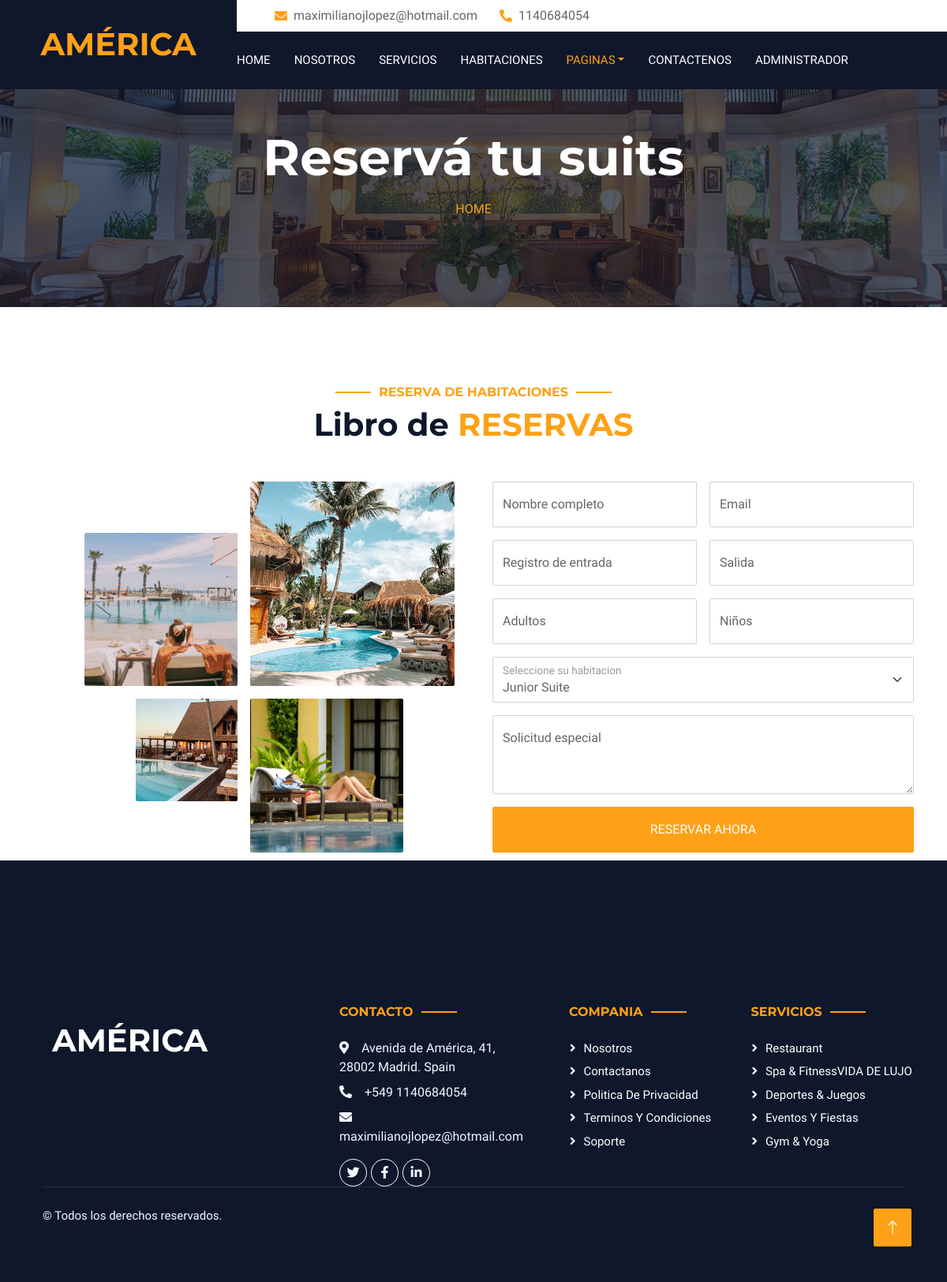
Screenshot of /booking.php with the database file from the repository.
### tables this page shows
CREATE TABLE IF NOT EXISTS tbl_configuraciones (
  id INT AUTO_INCREMENT PRIMARY KEY,
  nombre VARCHAR(255) NOT NULL,
  valor VARCHAR(255) NOT NULL
);

### booking.php (the view, shortened to what this page needs)
<?php  include("admin/bd.php");
  $sentencia= $conexion->prepare("SELECT * FROM `tbl_configuraciones`");
  $sentencia->execute();
  $lista_configuraciones=$sentencia->fetchAll(PDO::FETCH_ASSOC);
?>
<!DOCTYPE html>
<html lang="es">
<head>
    <link href="https://cdnjs.cloudflare.com/ajax/libs/font-awesome/5.10.0/css/all.min.css" rel="stylesheet">
    <link href="https://cdn.jsdelivr.net/npm/bootstrap-icons@1.4.1/font/bootstrap-icons.css" rel="stylesheet">
    <link href="lib/animate/animate.min.css" rel="stylesheet">
    <link href="lib/owlcarousel/assets/owl.carousel.min.css" rel="stylesheet">
    <link href="lib/tempusdominus/css/tempusdominus-bootstrap-4.min.css" rel="stylesheet" />
    <link href="css/bootstrap.min.css" rel="stylesheet">
    <link href="css/style.css" rel="stylesheet">
</head>
<body>
    <div class="container-xxl bg-white p-0">
        <div class="container-fluid bg-dark px-0">
            <div class="row gx-0">
                <div class="col-lg-3 bg-dark d-none d-lg-block">
                    <a href="index.html" class="navbar-brand w-100 h-100 m-0 p-0 d-flex align-items-center justify-content-center">
                        <h1 class="m-0 text-primary text-uppercase"><?php echo $lista_configuraciones[1]['valor'];?></h1>
                    </a>
                </div>
                <div class="col-lg-9">
                    <div class="row gx-0 bg-white d-none d-lg-flex">
                        <div class="col-lg-7 px-5 text-start">
                            <div class="h-100 d-inline-flex align-items-center py-2 me-4">
                                <i class="fa fa-envelope text-primary me-2"></i>
                                <p class="mb-0"><?php echo $lista_configuraciones[2]['valor'];?></p>
                            </div>
                            <div class="h-100 d-inline-flex align-items-center py-2">
                                <i class="fa fa-phone-alt text-primary me-2"></i>
                                <p class="mb-0"><?php echo $lista_configuraciones[3]['valor'];?></p>
                            </div>
                        </div>
                    </div>
                    <nav class="navbar navbar-expand-lg bg-dark navbar-dark p-3 p-lg-0">
                        <div class="collapse navbar-collapse justify-content-between" id="navbarCollapse">
                            <div class="navbar-nav mr-auto py-0">
                                <a href="pagprin.php" class="nav-item nav-link">Home</a>
                                <a href="about.php" class="nav-item nav-link">Nosotros</a>
                                <a href="service.php" class="nav-item nav-link">Servicios</a>
                                <a href="room.php" class="nav-item nav-link">Habitaciones</a>
                                <div class="nav-item dropdown">
                                    <a href="#" class="nav-link dropdown-toggle active" data-bs-toggle="dropdown">Paginas</a>
                                </div>
                                <a href="contact.php" class="nav-item nav-link">Contactenos</a>
                                <a href="login-admin" class="nav-item nav-link">Administrador</a>
                            </div>
                        </div>
                    </nav>
                </div>
            </div>
        </div>
        <div class="container-fluid page-header mb-5 p-0" style="background-image: url(img/carousel-1.jpg);">
            <div class="container-fluid page-header-inner py-5">
                <div class="container text-center pb-5">
                    <h1 class="display-3 text-white mb-3 animated slideInDown"><?php echo $lista_configuraciones[31]['valor'];?></h1>
                    <nav aria-label="breadcrumb">
                        <ol class="breadcrumb justify-content-center text-uppercase">
                            <li class="breadcrumb-item"><a href="index.php">Home</a></li>
                        </ol>
                    </nav>
                </div>
            </div>
        </div>
        <div class="container-xxl py-5">
            <div class="container">
                <div class="text-center wow fadeInUp" data-wow-delay="0.1s">
                    <h6 class="section-title text-center text-primary text-uppercase">Reserva de habitaciones</h6>
                    <h1 class="mb-5">Libro de <span class="text-primary text-uppercase">Reservas</span></h1>
                </div>
                <div class="row g-5">
                    <div class="col-lg-6">
                        <div class="row g-3">
                            <div class="col-6 text-end">
                                <img class="img-fluid rounded w-75 wow zoomIn" data-wow-delay="0.1s" src="img/about-1.jpg" style="margin-top: 25%;">
                            </div>
                            <div class="col-6 text-start">
                                <img class="img-fluid rounded w-100 wow zoomIn" data-wow-delay="0.3s" src="img/about-2.jpg">
                            </div>
                            <div class="col-6 text-end">
                                <img class="img-fluid rounded w-50 wow zoomIn" data-wow-delay="0.5s" src="img/about-3.jpg">
                            </div>
                            <div class="col-6 text-start">
                                <img class="img-fluid rounded w-75 wow zoomIn" data-wow-delay="0.7s" src="img/about-4.jpg">
                            </div>
                        </div>
                    </div>
                    <div class="col-lg-6">
                        <div class="wow fadeInUp" data-wow-delay="0.2s">
                                <div class="row g-3">
                                    <div class="col-md-6">
                                    <form action="" method="post">
                                        <div class="form-floating">
                                            <input type="text" class="form-control" name="nombrecompleto" placeholder="Nombre completo">
                                            <label for="name">Nombre completo</label>
                                        </div>
                                    </div>
                                    <div class="col-md-6">
                                        <div class="form-floating">
                                            <input type="email" class="form-control" name="correo" placeholder="Email">
                                            <label for="email">Email</label>
                                        </div>
                                    </div>
                                    <div class="col-md-6">
                                        <div class="form-floating date" id="date3" data-target-input="nearest">
                                            <input type="text" class="form-control datetimepicker-input" name="fecha_entrada" placeholder="Registro de entrada" data-target="#date3" data-toggle="datetimepicker" />
                                            <label for="checkin">Registro de entrada</label>
                                        </div>
                                    </div>
                                    <div class="col-md-6">
                                        <div class="form-floating date" id="date4" data-target-input="nearest">
                                            <input type="text" class="form-control datetimepicker-input" name="fecha_salida" placeholder="Salida" data-target="#date4" data-toggle="datetimepicker" />
                                            <label for="checkout">Salida</label>
                                        </div>
                                    </div>
                                    <div class="col-md-6">
                                        <div class="form-floating date" id="date5" data-target-input="nearest">
                                            <input type="text" class="form-control datetimepicker-input" name="adultos" placeholder="Adultos"/>
                                            <label for="checkout">Adultos</label>
                                        </div>
                                    </div>
                                    <div class="col-md-6">
                                        <div class="form-floating date" id="date6" data-target-input="nearest">
                                            <input type="text" class="form-control datetimepicker-input" name="menores" placeholder="Niños"/>
                                            <label for="checkout">Niños</label>
                                        </div>
                                    </div>
                                    <div class="col-12">
                                        <div class="form-floating">
                                            <select class="form-select" name="habitacion">
                                              <option value="Junior Suite">Junior Suite</option>
                                            </select>
                                            <label for="select3">Seleccione su habitacion</label>
                                          </div>
                                    </div>
                                    <div class="col-12">
                                        <div class="form-floating">
                                            <textarea class="form-control" placeholder="Solicitud especial" name="solicitud_especial" style="height: 100px"></textarea>
                                            <label for="message">Solicitud especial</label>
                                        </div>
                                    </div>
                                    <div class="col-12">
                                        <button type="submit" class="btn btn-primary w-100 py-3" >Reservar ahora</button>
                                    </div>
                                </div>
                        </div>
                    </div>
                </div>
            </div>
        </div>
         <div class="container newsletter mt-5 wow fadeIn" data-wow-delay="0.1s">
            <div class="row justify-content-center">
                <div class="col-lg-10 ">
                    <div class=" text-center ">
                        <div class="rounded text-center ">
                            <div class="position-relative mx-auto" style="max-width: 400px;">
                            </div>
                        </div>
                    </div>
                </div>
            </div>
        </div>
        <div class="container-fluid bg-dark text-light footer wow fadeIn" data-wow-delay="0.1s">
            <div class="container pb-5">
                <div class="row g-5">
                    <div class="col-md-6 col-lg-4">
                        <div class="p-4">
                            <a href="index.php"><h1 class="text-white text-uppercase mb-3"><?php echo $lista_configuraciones[11]['valor'];?></h1></a>
                        </div>
                    </div>
                    <div class="col-md-6 col-lg-3">
                        <h6 class="section-title text-start text-primary text-uppercase mb-4"><?php echo $lista_configuraciones[12]['valor'];?></h6>
                        <p class="mb-2"><i class="fa fa-map-marker-alt me-3"></i><?php echo $lista_configuraciones[15]['valor'];?></p>
                        <p class="mb-2"><i class="fa fa-phone-alt me-3"></i><?php echo $lista_configuraciones[16]['valor'];?></p>
                        <p class="mb-2"><i class="fa fa-envelope me-3"></i><?php echo $lista_configuraciones[17]['valor'];?></p>
                        <div class="d-flex pt-2">
                            <a class="btn btn-outline-light btn-social" href=""><i class="fab fa-twitter"></i></a>
                            <a class="btn btn-outline-light btn-social" href=""><i class="fab fa-facebook-f"></i></a>
                            <a class="btn btn-outline-light btn-social" href=""><i class="fab fa-linkedin-in"></i></a>
                        </div>
                    </div>
                    <div class="col-lg-5 col-md-12">
                        <div class="row gy-5 g-4">
                            <div class="col-md-6">
                                <h6 class="section-title text-start text-primary text-uppercase mb-4"><?php echo $lista_configuraciones[13]['valor'];?></h6>
                                <a class="btn btn-link"><?php echo $lista_configuraciones[18]['valor'];?></a>
                                <a class="btn btn-link"><?php echo $lista_configuraciones[19]['valor'];?></a>
                                <a class="btn btn-link"><?php echo $lista_configuraciones[20]['valor'];?></a>
                                <a class="btn btn-link"><?php echo $lista_configuraciones[21]['valor'];?></a>
                                <a class="btn btn-link"><?php echo $lista_configuraciones[22]['valor'];?></a>
                            </div>
                            <div class="col-md-6">
                                <h6 class="section-title text-start text-primary text-uppercase mb-4"><?php echo $lista_configuraciones[14]['valor'];?></h6>
                                <a class="btn btn-link"><?php echo $lista_configuraciones[23]['valor'];?></a>
                                <a class="btn btn-link"><?php echo $lista_configuraciones[24]['valor'];?><?php echo $lista_configuraciones[4]['valor'];?></a>
                                <a class="btn btn-link"><?php echo $lista_configuraciones[25]['valor'];?></a>
                                <a class="btn btn-link"><?php echo $lista_configuraciones[26]['valor'];?></a>
                                <a class="btn btn-link"><?php echo $lista_configuraciones[27]['valor'];?></a>
                            </div>
                        </div>
                    </div>
            </div>
            <div class="container">
                <div class="copyright">
                    <div class="row">
                        <div class="col-md-6 text-center text-md-start mb-3 mb-md-0">
                            &copy; <a class="border-bottom" href=""></a>Todos los derechos reservados.
                        </div>
                    </div>
                </div>
            </div>
        </div>
        <a href="#" class="btn btn-lg btn-primary btn-lg-square back-to-top"><i class="bi bi-arrow-up"></i></a>
    </div>
</body>
</html>

### css/style.css (style rules this page uses)
:root { --primary: #FEA116; --light: #F1F8FF; --dark: #0F172B; }
.back-to-top { position: fixed; display: none; right: 45px; bottom: 45px; z-index: 99; }
.btn { font-weight: 500; text-transform: uppercase; transition: .5s; }
.btn.btn-primary, .btn.btn-secondary { color: #FFFFFF; }
.btn-lg-square { width: 48px; height: 48px; }
.btn-square, .btn-sm-square, .btn-lg-square { padding: 0; display: flex; align-items: center; justify-content: center; font-weight: normal; border-radius: 2px; }
.navbar-dark .navbar-nav .nav-link { margin-right: 30px; padding: 25px 0; color: #FFFFFF; font-size: 15px; text-transform: uppercase; outline: none; }
.navbar-dark .navbar-nav .nav-link:hover, .navbar-dark .navbar-nav .nav-link.active { color: var(--primary); }
.page-header { background-position: center center; background-repeat: no-repeat; background-size: cover; }
.page-header-inner { background: rgba(15, 23, 43, .7); }
.section-title { position: relative; display: inline-block; }
.section-title::before { position: absolute; content: ""; width: 45px; height: 2px; top: 50%; left: -55px; margin-top: -1px; background: var(--primary); }
.section-title::after { position: absolute; content: ""; width: 45px; height: 2px; top: 50%; right: -55px; margin-top: -1px; background: var(--primary); }
.section-title.text-start::before, .section-title.text-end::after { display: none; }
.newsletter { position: relative; z-index: 1; }
.footer { position: relative; margin-top: -110px; padding-top: 180px; }
.footer .btn.btn-social { margin-right: 5px; width: 35px; height: 35px; display: flex; align-items: center; justify-content: center; color: var(--light); border: 1px solid #FFFFFF; border-radius: 35px; transition: .3s; }
.footer .btn.btn-link { display: block; margin-bottom: 5px; padding: 0; text-align: left; color: #FFFFFF; font-size: 15px; font-weight: normal; text-transform: capitalize; transition: .3s; }
.footer .btn.btn-link::before { position: relative; content: "\f105"; font-family: "Font Awesome 5 Free"; font-weight: 900; margin-right: 10px; }
.footer .copyright { padding: 25px 0; font-size: 15px; border-top: 1px solid rgba(256, 256, 256, .1); }

### rows the page displays
tbl_configuraciones: valor "AMÉRICA"
tbl_configuraciones: valor "maximilianojlopez@hotmail.com"
tbl_configuraciones: valor "1140684054"
tbl_configuraciones: valor "Reservá tu suits"
tbl_configuraciones: valor "AMÉRICA"
tbl_configuraciones: valor "CONTACTO"
tbl_configuraciones: valor "Avenida de América, 41, 28002 Madrid. Spain"
tbl_configuraciones: valor "+549 1140684054"
tbl_configuraciones: valor "maximilianojlopez@hotmail.com"
tbl_configuraciones: valor "COMPANIA"
tbl_configuraciones: valor "Nosotros"
tbl_configuraciones: valor "Contactanos"
tbl_configuraciones: valor "Politica De Privacidad"
tbl_configuraciones: valor "Terminos Y Condiciones"
tbl_configuraciones: valor "Soporte"
tbl_configuraciones: valor "SERVICIOS"
tbl_configuraciones: valor "Restaurant"
tbl_configuraciones: valor "Spa & Fitness"
tbl_configuraciones: valor "VIDA DE LUJO"
tbl_configuraciones: valor "Deportes & Juegos"
tbl_configuraciones: valor "Eventos Y Fiestas"
tbl_configuraciones: valor "Gym & Yoga"
